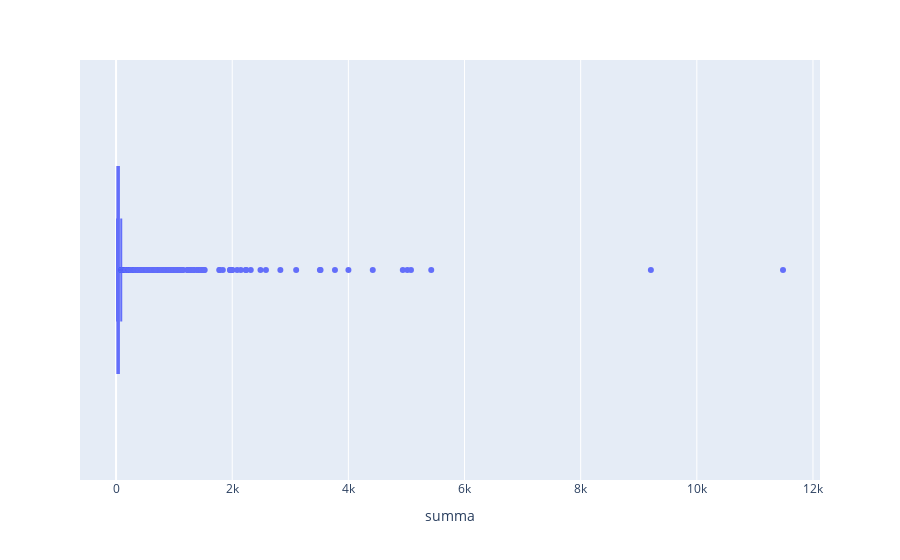

The cell this chart's notebook holds for it:
### Markdown cell above
Построила box plot, который отражает сумму каждого из запросов (которые встречались > 15 раз) по обеим платформам.

Он показал:

общее число уникальных запросов - 20 378

среднее кол-во запросов на одну фразу около 57

медиана = 30, половина запросов встречается не более 30 раз

нижний квартиль = 22, верхний = 49, большинство популярных запросов находится в диапозоне от 22 до 49

максимальное значение 11 484, говорят о наличии очень популярных запросов, которые выбиваются от количества запросов большинства фраз

среднеквадратическое отклонение = 174, что говорит о сильном разбросе данных

### Code cell
px.box(df3, x = 'summa')

### Figure 1 — Plotly figure (JSON) as saved in the notebook; plotly's stock layout.template omitted (floating-point values rounded to 4 significant figures; data arrays with more than 128 entries replaced by an {"elided": "..."} marker saying what was removed)
{"data": [{"alignmentgroup": "True", "hovertemplate": "summa=%{x}<extra></extra>", "legendgroup": "", "marker": {"color": "#636efa"}, "name": "", "notched": false, "offsetgroup": "", "orientation": "h", "showlegend": false, "type": "box", "x": {"elided": "20378 int values"}, "x0": " ", "xaxis": "x", "y0": " ", "yaxis": "y"}], "layout": {"autosize": true, "boxmode": "group", "legend": {"tracegroupgap": 0}, "margin": {"t": 60}, "xaxis": {"anchor": "y", "autorange": true, "domain": [0, 1], "range": [-621.1, 12120.0], "title": {"text": "summa"}, "type": "linear"}, "yaxis": {"anchor": "x", "autorange": true, "domain": [0, 1], "range": [-0.5, 0.5], "type": "category"}}}
